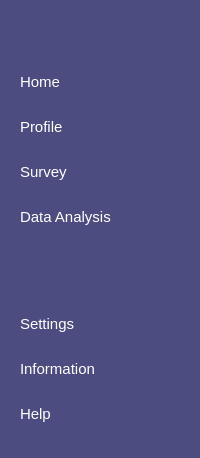
           <widget class="QCustomSlideMenu" name="leftMenu" native="true">
            <property name="minimumSize">
             <size>
              <width>170</width>
              <height>0</height>
             </size>
            </property>
            <property name="font">
             <font>
              <pointsize>11</pointsize>
             </font>
            </property>
            <property name="styleSheet">
             <string notr="true">QWidget {
	background-color: #4C4C81;
	border-radius: 7px;
	color: #FFFFFF;
}

QPushButton {
	background-color: transparent; 
	padding:6px;
	text-align: left;
	font-weight: normal; 
	border-top: 2px solid transparent; 
	border-left: 5px solid transparent;
	border-bottom: 6px solid transparent;
}
QPushButton:hover{
	background-color: #191975;
	font-weight: bold;
	border-top: 2px solid #000066; 
	border-left: 5px solid #000066;
	border-bottom: 6px solid #000066;
}

QPushButton:checked{
	background-color: #191975;
	font-weight: bold;
	border-top: 2px solid #000066; 
	border-left: 5px solid #000066;
	border-bottom: 6px solid #000066;
}

</string>
            </property>
            <layout class="QVBoxLayout" name="verticalLayout">
             <property name="leftMargin">
              <number>0</number>
             </property>
             <item alignment="Qt::AlignmentFlag::AlignLeft|Qt::AlignmentFlag::AlignTop">
              <widget class="QWidget" name="headerLeftMenu" native="true">
               <property name="maximumSize">
                <size>
                 <width>64</width>
                 <height>64</height>
                </size>
               </property>
               <property name="font">
                <font>
                 <pointsize>11</pointsize>
                </font>
               </property>
               <property name="styleSheet">
                <string notr="true">min-width: 2em;
min-height: 2em;</string>
               </property>
               <layout class="QHBoxLayout" name="horizontalLayout_2">
                <property name="spacing">
                 <number>0</number>
                </property>
                <property name="leftMargin">
                 <number>0</number>
                </property>
                <property name="topMargin">
                 <number>0</number>
                </property>
                <property name="rightMargin">
                 <number>0</number>
                </property>
                <property name="bottomMargin">
                 <number>0</number>
                </property>
                <item>
                 <widget class="QPushButton" name="menu">
                  <property name="maximumSize">
                   <size>
                    <width>49</width>
                    <height>52</height>
                   </size>
                  </property>
                  <property name="font">
                   <font>
                    <pointsize>11</pointsize>
                    <bold>false</bold>
                   </font>
                  </property>
                  <property name="text">
                   <string/>
                  </property>
                  <property name="icon">
                   <iconset resource="../Qss/icons/_icons.qrc">
                    <normaloff>:/feather/icons/feather/menu.png</normaloff>:/feather/icons/feather/menu.png</iconset>
                  </property>
                  <property name="flat">
                   <bool>false</bool>
                  </property>
                 </widget>
                </item>
               </layout>
              </widget>
             </item>
             <item alignment="Qt::AlignmentFlag::AlignLeft|Qt::AlignmentFlag::AlignTop">
              <widget class="QWidget" name="leftPages" native="true">
               <property name="minimumSize">
                <size>
                 <width>144</width>
                 <height>196</height>
                </size>
               </property>
               <property name="maximumSize">
                <size>
                 <width>144</width>
                 <height>196</height>
                </size>
               </property>
               <property name="font">
                <font>
                 <pointsize>11</pointsize>
                </font>
               </property>
               <layout class="QVBoxLayout" name="verticalLayout_3">
                <item>
                 <widget class="QPushButton" name="homePage">
                  <property name="minimumSize">
                   <size>
                    <width>130</width>
                    <height>0</height>
                   </size>
                  </property>
                  <property name="font">
                   <font>
                    <pointsize>11</pointsize>
                    <bold>false</bold>
                   </font>
                  </property>
                  <property name="text">
                   <string>Home</string>
                  </property>
                  <property name="icon">
                   <iconset resource="../Qss/icons/_icons.qrc">
                    <normaloff>:/feather/icons/feather/home.png</normaloff>:/feather/icons/feather/home.png</iconset>
                  </property>
                  <property name="checkable">
                   <bool>true</bool>
                  </property>
                 </widget>
                </item>
                <item>
                 <widget class="QPushButton" name="profilePage">
                  <property name="minimumSize">
                   <size>
                    <width>130</width>
                    <height>0</height>
                   </size>
                  </property>
                  <property name="font">
                   <font>
                    <pointsize>11</pointsize>
                    <bold>false</bold>
                   </font>
                  </property>
                  <property name="text">
                   <string>Profile</string>
                  </property>
                  <property name="icon">
                   <iconset resource="../Qss/icons/_icons.qrc">
                    <normaloff>:/feather/icons/feather/user.png</normaloff>:/feather/icons/feather/user.png</iconset>
                  </property>
                  <property name="checkable">
                   <bool>true</bool>
                  </property>
                 </widget>
                </item>
                <item>
                 <widget class="QPushButton" name="surveyPage">
                  <property name="minimumSize">
                   <size>
                    <width>130</width>
                    <height>0</height>
                   </size>
                  </property>
                  <property name="font">
                   <font>
                    <pointsize>11</pointsize>
                    <bold>false</bold>
                   </font>
                  </property>
                  <property name="text">
                   <string>Survey</string>
                  </property>
                  <property name="icon">
                   <iconset resource="../Qss/icons/_icons.qrc">
                    <normaloff>:/font_awesome_regular/icons/font_awesome/regular/newspaper.png</normaloff>:/font_awesome_regular/icons/font_awesome/regular/newspaper.png</iconset>
                  </property>
                  <property name="checkable">
                   <bool>true</bool>
                  </property>
                 </widget>
                </item>
                <item>
                 <widget class="QPushButton" name="analysisPage">
                  <property name="minimumSize">
                   <size>
                    <width>130</width>
                    <height>0</height>
                   </size>
                  </property>
                  <property name="font">
                   <font>
                    <pointsize>11</pointsize>
                    <bold>false</bold>
                   </font>
                  </property>
                  <property name="text">
                   <string>Data Analysis</string>
                  </property>
                  <property name="icon">
                   <iconset resource="../Qss/icons/_icons.qrc">
                    <normaloff>:/font_awesome_solid/icons/font_awesome/solid/list-ul.png</normaloff>:/font_awesome_solid/icons/font_awesome/solid/list-ul.png</iconset>
                  </property>
                  <property name="checkable">
                   <bool>true</bool>
                  </property>
                 </widget>
                </item>
               </layout>
              </widget>
             </item>
             <item>
              <spacer name="verticalSpacer">
               <property name="font">
                <font>
                 <pointsize>11</pointsize>
                </font>
               </property>
               <property name="orientation">
                <enum>Qt::Orientation::Vertical</enum>
               </property>
               <property name="sizeType">
                <enum>QSizePolicy::Policy::Expanding</enum>
               </property>
               <property name="sizeHint" stdset="0">
                <size>
                 <width>20</width>
                 <height>40</height>
                </size>
               </property>
              </spacer>
             </item>
             <item alignment="Qt::AlignmentFlag::AlignLeft|Qt::AlignmentFlag::AlignBottom">
              <widget class="QWidget" name="moreDetails" native="true">
               <property name="minimumSize">
                <size>
                 <width>130</width>
                 <height>150</height>
                </size>
               </property>
               <property name="maximumSize">
                <size>
                 <width>16777215</width>
                 <height>150</height>
                </size>
               </property>
               <property name="font">
                <font>
                 <pointsize>11</pointsize>
                </font>
               </property>
               <layout class="QVBoxLayout" name="verticalLayout_4">
                <item>
                 <widget class="QPushButton" name="setting">
                  <property name="minimumSize">
                   <size>
                    <width>130</width>
                    <height>0</height>
                   </size>
                  </property>
                  <property name="font">
                   <font>
                    <pointsize>11</pointsize>
                    <bold>false</bold>
                   </font>
                  </property>
                  <property name="text">
                   <string>Settings</string>
                  </property>
                  <property name="icon">
                   <iconset resource="../Qss/icons/_icons.qrc">
                    <normaloff>:/feather/icons/feather/settings.png</normaloff>:/feather/icons/feather/settings.png</iconset>
                  </property>
                  <property name="checkable">
                   <bool>true</bool>
                  </property>
                  <property name="checked">
                   <bool>false</bool>
                  </property>
                 </widget>
                </item>
                <item>
                 <widget class="QPushButton" name="information">
                  <property name="minimumSize">
                   <size>
                    <width>130</width>
                    <height>0</height>
                   </size>
                  </property>
                  <property name="font">
                   <font>
                    <pointsize>11</pointsize>
                    <bold>false</bold>
                   </font>
                  </property>
                  <property name="text">
                   <string>Information</string>
                  </property>
                  <property name="icon">
                   <iconset resource="../Qss/icons/_icons.qrc">
                    <normaloff>:/feather/icons/feather/info.png</normaloff>:/feather/icons/feather/info.png</iconset>
                  </property>
                 </widget>
                </item>
                <item>
                 <widget class="QPushButton" name="help">
                  <property name="minimumSize">
                   <size>
                    <width>130</width>
                    <height>0</height>
                   </size>
                  </property>
                  <property name="font">
                   <font>
                    <pointsize>11</pointsize>
                    <bold>false</bold>
                   </font>
                  </property>
                  <property name="text">
                   <string>Help</string>
                  </property>
                  <property name="icon">
                   <iconset resource="../Qss/icons/_icons.qrc">
                    <normaloff>:/feather/icons/feather/help-circle.png</normaloff>:/feather/icons/feather/help-circle.png</iconset>
                  </property>
                 </widget>
                </item>
               </layout>
              </widget>
             </item>
            </layout>
           </widget>
